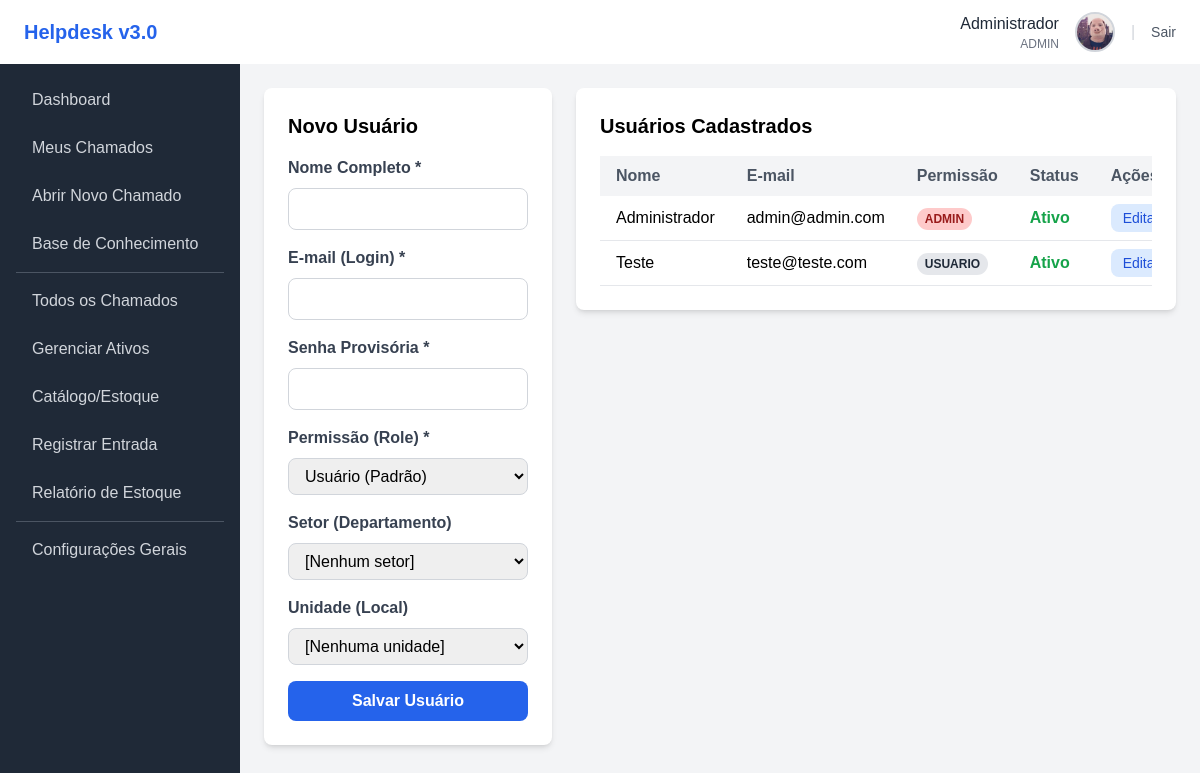
/admin/usuarios/index.php (signed in), run on the app's committed database.
### tables this page shows
CREATE TABLE `usuarios` (
  `id_usuario` int(11) NOT NULL,
  `nome` varchar(100) NOT NULL,
  `email` varchar(100) NOT NULL,
  `senha_hash` varchar(255) NOT NULL,
  `setor_id` int(11) DEFAULT NULL,
  `unidade_id` int(11) DEFAULT NULL,
  `role` enum('USUARIO','TECNICO','ADMIN') NOT NULL DEFAULT 'USUARIO',
  `avatar_path` varchar(255) DEFAULT NULL,
  `ativo` tinyint(1) NOT NULL DEFAULT 1
);

### admin/usuarios/index.php (the view, shortened to what this page needs)
<?php
require_once '../../includes/header.php';
$feedback = '';
$lista_usuarios = $pdo->query("SELECT * FROM usuarios ORDER BY nome")->fetchAll();
?>
<div class="grid grid-cols-1 md:grid-cols-3 gap-6">
    <div class="md:col-span-1">
        <div class="bg-white shadow-md rounded-lg p-6">
            <h2 class="text-xl font-bold mb-4">Novo Usuário</h2>
            <?= $feedback ?> <form action="processar.php" method="POST" class="space-y-4">
                <div>
                    <label for="nome" class="block text-gray-700 font-semibold mb-2">Nome Completo *</label>
                    <input type="text" id="nome" name="nome"
                           class="w-full px-3 py-2 border border-gray-300 rounded-lg" required>
                </div>
                <div>
                    <label for="email" class="block text-gray-700 font-semibold mb-2">E-mail (Login) *</label>
                    <input type="email" id="email" name="email"
                           class="w-full px-3 py-2 border border-gray-300 rounded-lg" required>
                </div>
                <div>
                    <label for="senha" class="block text-gray-700 font-semibold mb-2">Senha Provisória *</label>
                    <input type="password" id="senha" name="senha"
                           class="w-full px-3 py-2 border border-gray-300 rounded-lg" required>
                </div>
                <div>
                    <label for="role" class="block text-gray-700 font-semibold mb-2">Permissão (Role) *</label>
                    <select id="role" name="role" class="w-full px-3 py-2 border border-gray-300 rounded-lg" required>
                        <option value="USUARIO">Usuário (Padrão)</option>
                    </select>
                </div>
                <div>
                    <label for="setor_id" class="block text-gray-700 font-semibold mb-2">Setor (Departamento)</label>
                    <select id="setor_id" name="setor_id" class="w-full px-3 py-2 border border-gray-300 rounded-lg">
                        <option value="">[Nenhum setor]</option>
                    </select>
                </div>
                <div>
                    <label for="unidade_id" class="block text-gray-700 font-semibold mb-2">Unidade (Local)</label>
                    <select id="unidade_id" name="unidade_id" class="w-full px-3 py-2 border border-gray-300 rounded-lg">
                        <option value="">[Nenhuma unidade]</option>
                    </select>
                </div>
                <button type="submit"
                        class="w-full bg-blue-600 text-white font-bold py-2 px-4 rounded-lg hover:bg-blue-700">
                    Salvar Usuário
                </button>
            </form>
        </div>
    </div>
    <div class="md:col-span-2">
        <div class="bg-white shadow-md rounded-lg p-6">
            <h2 class="text-xl font-bold mb-4">Usuários Cadastrados</h2>
            <div class="overflow-x-auto">
                <table class="min-w-full bg-white">
                    <thead class="bg-gray-100">
                        <tr>
                            <th class="py-2 px-4 text-left text-gray-600 font-semibold">Nome</th>
                            <th class="py-2 px-4 text-left text-gray-600 font-semibold">E-mail</th>
                            <th class="py-2 px-4 text-left text-gray-600 font-semibold">Permissão</th>
                            <th class="py-2 px-4 text-left text-gray-600 font-semibold">Status</th>
                            <th class="py-2 px-4 text-left text-gray-600 font-semibold">Ações</th> </tr>
                    </thead>
                    <tbody>
                        <?php foreach ($lista_usuarios as $usuario): ?>
                            <tr class="border-b">
                                <td class="py-2 px-4 font-medium"><?= htmlspecialchars($usuario['nome']) ?></td>
                                <td class="py-2 px-4"><?= htmlspecialchars($usuario['email']) ?></td>
                                <td class="py-2 px-4">
                                    <span class="px-2 py-1 text-xs font-semibold rounded-full
                                        <?= ($usuario['role'] == 'ADMIN') ? 'bg-red-200 text-red-800' : '' ?>
                                        <?= ($usuario['role'] == 'TECNICO') ? 'bg-blue-200 text-blue-800' : '' ?>
                                        <?= ($usuario['role'] == 'USUARIO') ? 'bg-gray-200 text-gray-800' : '' ?>
                                    ">
                                        <?= htmlspecialchars($usuario['role']) ?>
                                    </span>
                                </td>
                                <td class="py-2 px-4">
                                    <?php if ($usuario['ativo']): ?>
                                        <span class="text-green-600 font-bold">Ativo</span>
                                    <?php else: ?>
                                        <span class="text-red-600">Inativo</span>
                                    <?php endif; ?>
                                </td>
                                <td class="py-2 px-4 flex space-x-2">
                                    <a href="editar.php?id=<?= $usuario['id_usuario'] ?>"
                                       class="bg-blue-100 text-blue-700 px-3 py-1 rounded-lg text-sm hover:bg-blue-200">
                                       Editar
                                    </a>
                                </td>
                            </tr>
                        <?php endforeach; ?>
                    </tbody>
                </table>
            </div>
        </div>
    </div>
</div>
<?php
require_once '../../includes/footer.php';
?>

### includes/header.php (style rules this page uses)
body { font-family: Arial, sans-serif; }

### data on the page
usuarios: nome "Administrador", email "admin@admin.com", role "ADMIN", ativo "Ativo"
usuarios: nome "Teste", email "teste@teste.com", role "USUARIO", ativo "Ativo"

### other printed values
$usuario_nome_logado "Administrador"
$usuario_role_logado "ADMIN"
